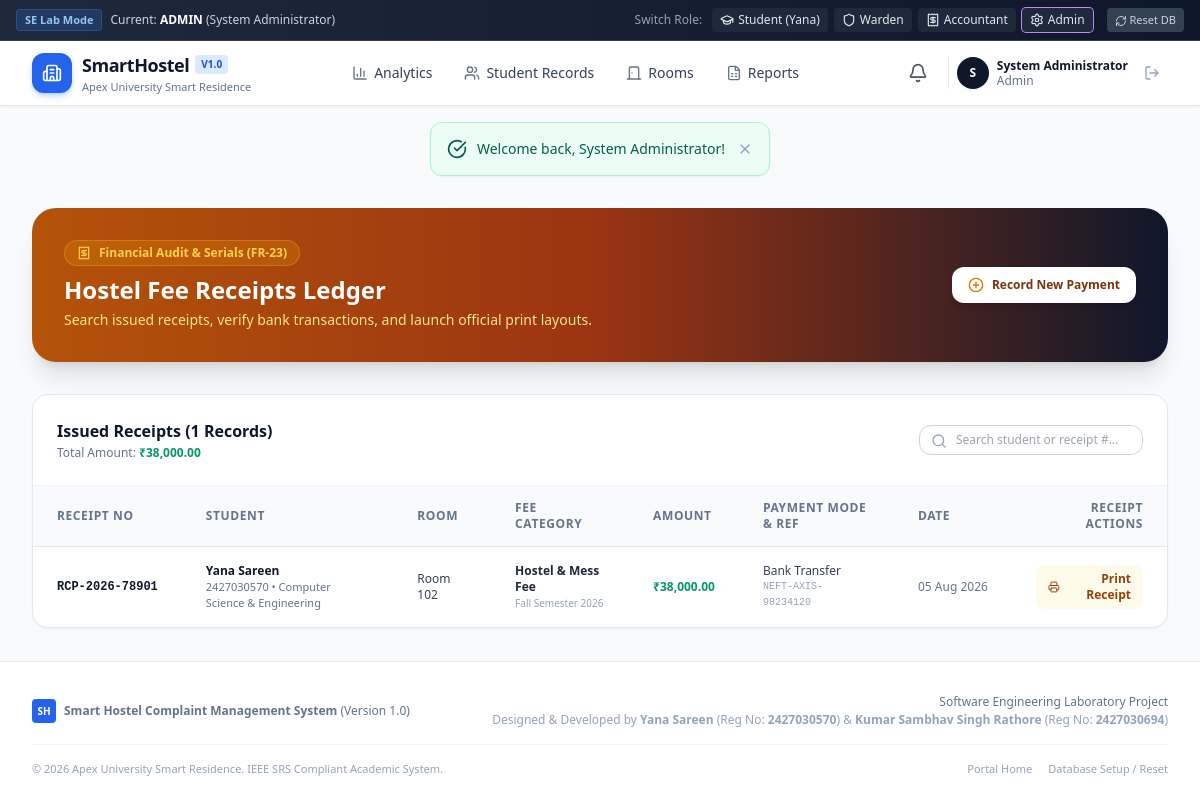
/accountant_receipts.php (signed in), run on the app's committed database.
### tables this page shows
CREATE TABLE `payments` (
  `id` INT AUTO_INCREMENT PRIMARY KEY,
  `receipt_number` VARCHAR(50) NOT NULL UNIQUE,
  `student_id` INT NOT NULL,
  `fee_type` VARCHAR(100) NOT NULL DEFAULT 'Hostel & Mess Fee',
  `amount` DECIMAL(10,2) NOT NULL,
  `semester` VARCHAR(50) NOT NULL DEFAULT 'Fall Semester 2026',
  `payment_mode` VARCHAR(50) NOT NULL DEFAULT 'Bank Transfer',
  `transaction_ref` VARCHAR(100) DEFAULT NULL,
  `status` ENUM('Paid', 'Pending', 'Failed') NOT NULL DEFAULT 'Paid',
  `recorded_by` INT DEFAULT NULL,
  `remarks` TEXT DEFAULT NULL,
  `created_at` DATETIME DEFAULT CURRENT_TIMESTAMP,
  FOREIGN KEY (`student_id`) REFERENCES `students`(`id`) ON DELETE CASCADE,
  FOREIGN KEY (`recorded_by`) REFERENCES `users`(`id`) ON DELETE SET NULL
);

CREATE TABLE `users` (
  `id` INT AUTO_INCREMENT PRIMARY KEY,
  `name` VARCHAR(100) NOT NULL,
  `email` VARCHAR(100) NOT NULL UNIQUE,
  `password` VARCHAR(255) NOT NULL,
  `role` ENUM('student', 'warden', 'accountant', 'admin') NOT NULL DEFAULT 'student',
  `phone` VARCHAR(20) DEFAULT NULL,
  `reg_no` VARCHAR(50) DEFAULT NULL,
  `avatar` VARCHAR(255) DEFAULT 'assets/img/default-avatar.png',
  `created_at` DATETIME DEFAULT CURRENT_TIMESTAMP
);

CREATE TABLE `students` (
  `id` INT AUTO_INCREMENT PRIMARY KEY,
  `user_id` INT NOT NULL,
  `reg_no` VARCHAR(50) NOT NULL UNIQUE,
  `room_id` INT DEFAULT NULL,
  `department` VARCHAR(100) NOT NULL,
  `year` VARCHAR(20) NOT NULL DEFAULT '2nd Year',
  `gender` ENUM('Male', 'Female', 'Other') NOT NULL DEFAULT 'Female',
  `emergency_contact` VARCHAR(150) DEFAULT NULL,
  `check_in_date` DATE DEFAULT NULL,
  `check_out_date` DATE DEFAULT NULL,
  `status` VARCHAR(50) NOT NULL DEFAULT 'Active Resident',
  FOREIGN KEY (`user_id`) REFERENCES `users`(`id`) ON DELETE CASCADE,
  FOREIGN KEY (`room_id`) REFERENCES `rooms`(`id`) ON DELETE SET NULL
);

CREATE TABLE `rooms` (
  `id` INT AUTO_INCREMENT PRIMARY KEY,
  `room_number` VARCHAR(20) NOT NULL UNIQUE,
  `block` VARCHAR(50) NOT NULL,
  `floor` INT NOT NULL DEFAULT 1,
  `room_type` VARCHAR(50) NOT NULL DEFAULT 'Double (Non-AC)',
  `capacity` INT NOT NULL DEFAULT 2,
  `occupied_beds` INT NOT NULL DEFAULT 0,
  `fee_per_semester` DECIMAL(10,2) NOT NULL DEFAULT 35000.00,
  `status` ENUM('Available', 'Full', 'Under Maintenance') NOT NULL DEFAULT 'Available',
  `amenities` TEXT DEFAULT NULL,
  `created_at` DATETIME DEFAULT CURRENT_TIMESTAMP
);

### accountant_receipts.php (the view, shortened to what this page needs)
<?php
$db = get_db();
$search_query = trim($_GET['q'] ?? '');
$sql_pay = "SELECT p.*, s.reg_no, s.department, u.name as student_name, r.room_number, r.block, u_acc.name as accountant_name
            FROM payments p
            JOIN students s ON p.student_id = s.id
            JOIN users u ON s.user_id = u.id
            LEFT JOIN rooms r ON s.room_id = r.id
            LEFT JOIN users u_acc ON p.recorded_by = u_acc.id
            WHERE 1=1 ";
$params_pay = [];
$sql_pay .= " ORDER BY p.id DESC";
$stmt = $db->prepare($sql_pay);
$stmt->execute($params_pay);
$all_payments = $stmt->fetchAll();
$total_receipts = count($all_payments);
$total_collected = 0;
foreach ($all_payments as $ap) {
    $total_collected += $ap['amount'];
}
require_once __DIR__ . '/includes/header.php';
require_once __DIR__ . '/includes/navbar.php';
?>
<div class="max-w-7xl mx-auto px-4 sm:px-6 lg:px-8 py-8 space-y-8">
    <div class="bg-gradient-to-r from-amber-700 via-orange-800 to-slate-900 rounded-3xl p-6 sm:p-8 text-white shadow-xl flex flex-col sm:flex-row sm:items-center justify-between gap-4">
        <div>
            <div class="inline-flex items-center gap-2 px-3 py-1 rounded-full text-xs font-semibold bg-amber-500/20 text-amber-300 border border-amber-400/30 mb-2">
                <i data-lucide="receipt" class="w-3.5 h-3.5"></i> Financial Audit & Serials (FR-23)
            </div>
            <h1 class="text-2xl font-black">Hostel Fee Receipts Ledger</h1>
            <p class="text-xs sm:text-sm text-amber-200 mt-1">Search issued receipts, verify bank transactions, and launch official print layouts.</p>
        </div>
        <a href="accountant_record_payment.php" class="px-4 py-2.5 rounded-xl bg-white text-amber-900 hover:bg-amber-50 font-bold text-xs shadow-md transition flex items-center gap-2 flex-shrink-0">
            <i data-lucide="plus-circle" class="w-4 h-4 text-amber-600"></i> Record New Payment
        </a>
    </div>
    <div class="bg-white rounded-2xl border border-slate-200 shadow-sm overflow-hidden">
        <div class="p-6 border-b border-slate-100 flex flex-col sm:flex-row sm:items-center justify-between gap-4">
            <div>
                <h3 class="font-bold text-slate-900 text-base">Issued Receipts (<?= $total_receipts ?> Records)</h3>
                <p class="text-xs text-slate-500 mt-0.5">Total Amount: <strong class="text-emerald-600"><?= APP_CURRENCY ?><?= number_format($total_collected, 2) ?></strong></p>
            </div>
            <form method="GET" action="accountant_receipts.php" class="flex items-center gap-2">
                <div class="relative">
                    <input type="text" name="q" value="<?= htmlspecialchars($search_query) ?>" placeholder="Search student or receipt #..." class="pl-9 pr-3 py-1.5 rounded-xl border border-slate-300 text-xs focus:ring-2 focus:ring-amber-500 w-56">
                    <i data-lucide="search" class="w-4 h-4 text-slate-400 absolute left-3 top-2"></i>
                </div>
            </form>
        </div>
        <?php if (!empty($all_payments)): ?>
            <div class="overflow-x-auto">
                <table class="w-full text-left text-xs text-slate-600">
                    <thead class="bg-slate-50 text-slate-500 uppercase tracking-wider font-semibold border-b border-slate-200">
                        <tr>
                            <th class="px-6 py-3.5">Receipt No</th>
                            <th class="px-6 py-3.5">Student</th>
                            <th class="px-6 py-3.5">Room</th>
                            <th class="px-6 py-3.5">Fee Category</th>
                            <th class="px-6 py-3.5">Amount</th>
                            <th class="px-6 py-3.5">Payment Mode & Ref</th>
                            <th class="px-6 py-3.5">Date</th>
                            <th class="px-6 py-3.5 text-right">Receipt Actions</th>
                        </tr>
                    </thead>
                    <tbody class="divide-y divide-slate-100">
                        <?php foreach ($all_payments as $p): ?>
                            <tr class="hover:bg-slate-50/80 transition">
                                <td class="px-6 py-4 font-mono font-bold text-slate-900 whitespace-nowrap">
                                    <?= htmlspecialchars($p['receipt_number']) ?>
                                </td>
                                <td class="px-6 py-4">
                                    <p class="font-bold text-slate-900"><?= htmlspecialchars($p['student_name']) ?></p>
                                    <p class="text-[11px] text-slate-500"><?= htmlspecialchars($p['reg_no']) ?> • <?= htmlspecialchars($p['department']) ?></p>
                                </td>
                                <td class="px-6 py-4 text-slate-700">
                                    <?= $p['room_number'] ? 'Room ' . htmlspecialchars($p['room_number']) : '—' ?>
                                </td>
                                <td class="px-6 py-4">
                                    <span class="font-semibold text-slate-800"><?= htmlspecialchars($p['fee_type']) ?></span>
                                    <p class="text-[10px] text-slate-400"><?= htmlspecialchars($p['semester']) ?></p>
                                </td>
                                <td class="px-6 py-4 font-bold text-emerald-600">
                                    <?= APP_CURRENCY ?><?= number_format($p['amount'], 2) ?>
                                </td>
                                <td class="px-6 py-4 text-slate-700">
                                    <p class="font-medium"><?= htmlspecialchars($p['payment_mode']) ?></p>
                                    <p class="text-[10px] font-mono text-slate-400"><?= htmlspecialchars($p['transaction_ref'] ?: 'N/A') ?></p>
                                </td>
                                <td class="px-6 py-4 text-slate-500 whitespace-nowrap">
                                    <?= date('d M Y', strtotime($p['created_at'])) ?>
                                </td>
                                <td class="px-6 py-4 text-right">
                                    <a href="receipt_print.php?id=<?= $p['id'] ?>" target="_blank" class="inline-flex items-center gap-1.5 px-3 py-1.5 rounded-lg bg-amber-50 text-amber-800 hover:bg-amber-100 font-semibold transition">
                                        <i data-lucide="printer" class="w-3.5 h-3.5"></i> Print Receipt
                                    </a>
                                </td>
                            </tr>
                        <?php endforeach; ?>
                    </tbody>
                </table>
            </div>
        <?php else: ?>
            <div class="p-12 text-center text-xs text-slate-500">
                No fee receipts matched your search query.
            </div>
        <?php endif; ?>
    </div>
</div>
<?php require_once __DIR__ . '/includes/footer.php'; ?>

### assets/css/styles.css (style rules this page uses)
:root { --primary: #2563eb; --primary-hover: #1d4ed8; --primary-light: #eff6ff; --secondary: #475569; --success: #16a34a; --warning: #f59e0b; --danger: #dc2626; --dark: #0f172a; --card-bg: #ffffff; --border-color: #e2e8f0; }
body { font-family: -apple-system, BlinkMacSystemFont, "Segoe UI", Roboto, "Helvetica Neue", Arial, sans-serif; background-color: #f8fafc; color: #1e293b; min-height: 100vh; display: flex; flex-direction: column; }

### data on the page
payments: receipt_number "RCP-2026-78901", users.name "Yana Sareen", student.reg_no "2427030570", student.department "Computer Science & Engineering", rooms.room_number "102", fee_type "Hostel & Mess Fee", semester "Fall Semester 2026", amount "38,000.00", payment_mode "Bank Transfer", transaction_ref "NEFT-AXIS-98234120", created_at "05 Aug 2026"

### other printed values
$current_role "ADMIN"
$user['name'] "System Administrator"
substr($user['name'] ?? 'U', 0, 1) "S"
$role "Admin"
$flash['message'] "Welcome back, System Administrator!"
$total_receipts "1"
APP_CURRENCY "₹"
$total_collected "38,000.00"
APP_NAME "Smart Hostel Complaint Management System"
APP_VERSION "1.0"
HOSTEL_NAME "Apex University Smart Residence"
